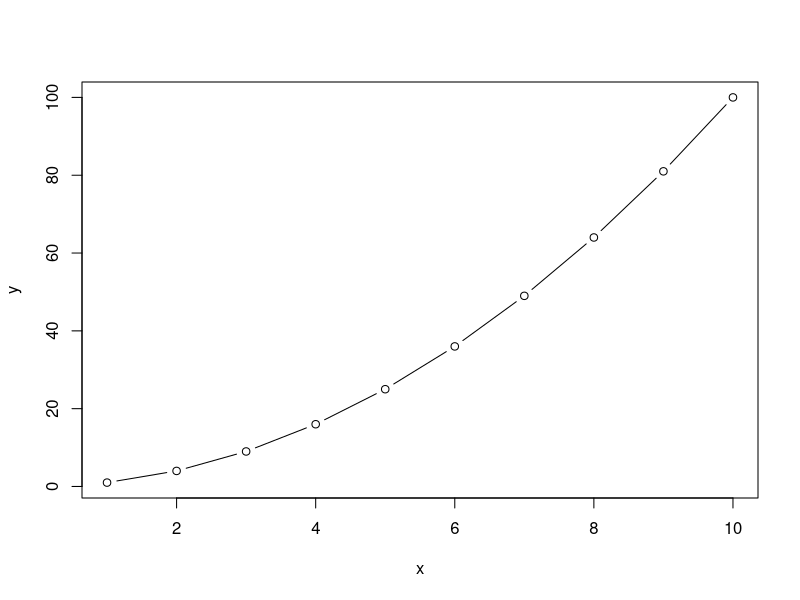

This figure's R source:
## ---- chunk 1
#| label: fig-exemplo
#| fig-cap: "Exemplo de figura."
#| fig-width: 5
#| fig-height: 3
plot(1:10, (1:10)^2, type = "b", xlab = "x", ylab = "y")
